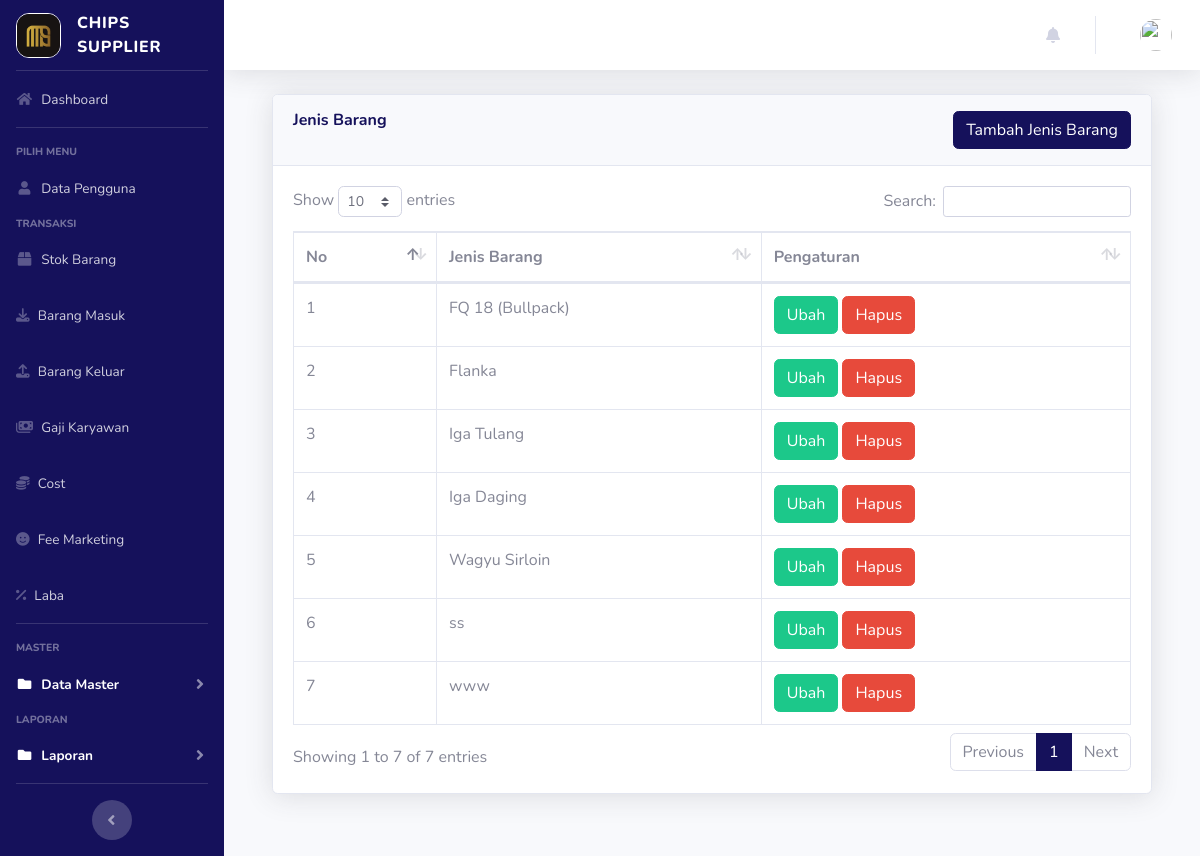
The page /index.php?page=jenisbarang (signed in) on the database its author committed.
### tables this page shows
CREATE TABLE `jenis_barang` (
  `id` int NOT NULL AUTO_INCREMENT,
  `jenis_barang` varchar(100) NOT NULL,
  PRIMARY KEY (`id`)
);

### page/jenisbarang/jenisbarang.php (the view, shortened to what this page needs)
<div class="container-fluid">
  <div class="card shadow mb-4">
    <div class="card-header py-3" style="display: flex; justify-content: space-between;">
      <h6 class="m-0 font-weight-bold text-primary">Jenis Barang</h6>
      <a href="?page=jenisbarang&aksi=tambahjenis" class="btn btn-primary">Tambah Jenis Barang</a>
    </div>
    <div class="card-body">
      <div class="table-responsive">
        <table class="table table-bordered" id="dataTable" width="100%" cellspacing="0">
          <thead>
            <tr>
              <th>No</th>
              <th>Jenis Barang</th>
              <th>Pengaturan</th>
            </tr>
          </thead>
          <tbody>
            <?php
            $no = 1;
            $sql = $koneksi->query("select * from jenis_barang");
            while ($data = $sql->fetch_assoc()) {
            ?>
              <tr>
                <td><?php echo $no++; ?></td>
                <td><?php echo $data['jenis_barang'] ?></td>
                <td>
                  <a href="?page=jenisbarang&aksi=ubahjenis&id=<?php echo $data['id'] ?>" class="btn btn-success">Ubah</a>
                  <a href="javascript:void(0);"
                  onclick="confirmDelete('<?php echo $data['id']; ?>')" class="btn btn-danger">Hapus</a>
                </td>
              </tr>
            <?php } ?>
          </tbody>
        </table>
      </div>
    </div>
  </div>
</div>

### rows shown on the page
jenis_barang: jenis_barang "FQ 18 (Bullpack)"
jenis_barang: jenis_barang "Flanka"
jenis_barang: jenis_barang "Iga Tulang"
jenis_barang: jenis_barang "Iga Daging"
jenis_barang: jenis_barang "Wagyu Sirloin"
jenis_barang: jenis_barang "ss"
jenis_barang: jenis_barang "www"
